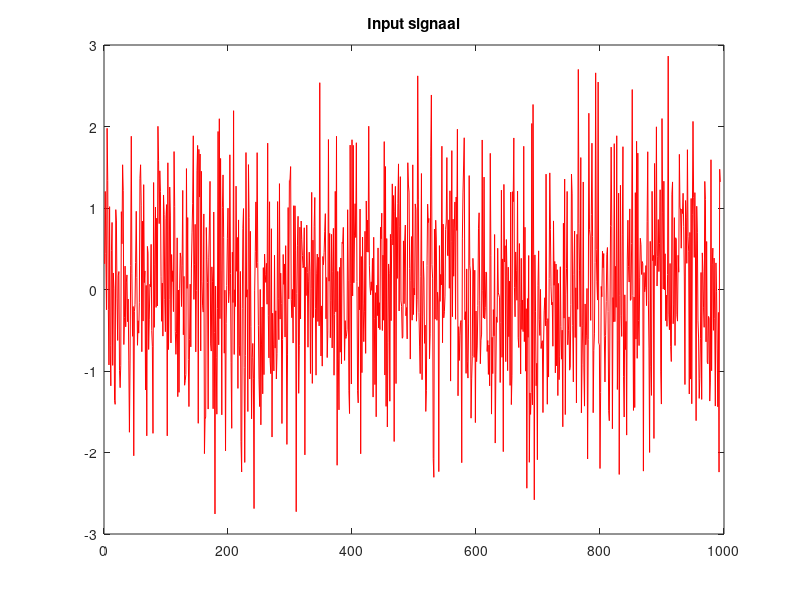

Reproduce this figure in MATLAB. (Note: this script raises an error after producing the figure.)
clear variables
close all

%%%%%%%%%%%%%%%%%%%%%%%%%%%%%%%%%%%%%%%%%%%%%%%%%%%
% Initialisatie van het probleem. (bepaal input u).
%%%%%%%%%%%%%%%%%%%%%%%%%%%%%%%%%%%%%%%%%%%%%%%%%%%
F = 20;         % Frequentie
Fs = 1000;      % Sample frequentie
T = 1/Fs;       % Sample periode
L = 1000;       % Lengte van signaal
t = (0:L-1)*T;  % Tijdsvector


% White noise
u = randn(1000,1);

% Zero input signal
% u = zeros(1000,1);

% Colored noise
% sigma_u = 0.5;
% u = randn(1000,1);
% u = sigma_u*u;
% [b_butter, a_butter] = butter(4,0.2,'high');
% u = filter(b_butter,a_butter,u);

% Sinus wave
% u = sin(2*pi*F*t');

% Step function
% u = ones(1000,1);
%u(1) = 0;

% Impulse function
% u = zeros(1000,1);
% u(1) = 1;

index = u<=3;
u = u(index);
index = u>=-3;
u = u(index);

% Plot input signal
figure();
plot(u,'r');
title('Input signaal');
hold off

%%%%%%%%%%%%%%%%%%%%%%%%%%%%%%%%%%%%%%%%%%%%%%%%%%%
% Experiment + output (y);
%%%%%%%%%%%%%%%%%%%%%%%%%%%%%%%%%%%%%%%%%%%%%%%%%%%
y = exercise2(u);
%poly = spline(u,y);

% figure()
plot(y,'r');
title('Output signaal');
%%%%%%%%%%%%%%%%%%%%%%%%%%%%%%%%%%%%%%%%%%%%%%%%%%%
% Preprocessing
%%%%%%%%%%%%%%%%%%%%%%%%%%%%%%%%%%%%%%%%%%%%%%%%%%%
% Preprocessing stap 1: Verwijderen pieken).
y1 = pkshave(y, [25,35], 1);

% Preprocessing stap 2: Laagdoorlaat filter om hoogfrequente ruis
% te elimineren.
b = ones(1,2)/2;
y2 = filtfilt(b,1,y1);

% Preprocessing stap 3: Verwijderen van trends.
y = detrend(y2);

% Preprocessing stap 4: Hoogdoorlaat filter om laagfrequente ruis 
% te elimineren.
[b,a] = butter(9,25/1000,'high');
y = filter(b,a,y);

% Bekijk de kwaliteit in mate van standaarddeviatie
arx_std = std(y)/std(u);

figure()
plot(y1,'b');
hold on
plot(y,'r');
legend('pkshave','detrend');
title('Output signaal, gedetrend en pkshaved');


%%%%%%%%%%%%%%%%%%%%%%%%%%%%%%%%%%%%%%%%%%%%%%%%%%%
% Identificeren van model
%%%%%%%%%%%%%%%%%%%%%%%%%%%%%%%%%%%%%%%%%%%%%%%%%%%
% FFT 
Y = fft(y);
P2 = abs(Y/L);
P1 = P2(1:L/2+1);
P1(2:end-1) = 2*P1(2:end-1);
f = Fs*(0:(L/2))/L;

% Plot figure
figure
plot(f,P1)
title('Single-Sided Amplitude Spectrum of X(t)')
xlabel('f (Hz)')
ylabel('|P1(f)|')
xlim([0 100]);
hold off

% % Verschillende modellen
sysarx = arx_model(u,y);
sysarmax = armax_model(u,y);
sysoe = oe_model(u,y);
sysbj = bj_model(u,y);

%%%%%%%%%%%%%%%%%%%%%%%%%%%%%%%%%%%%%%%%%%%%%%%%%%%
% Valideren van model
%%%%%%%%%%%%%%%%%%%%%%%%%%%%%%%%%%%%%%%%%%%%%%%%%%%

% Simulatie en Predictie van het model, wanneer de timehorizon 1 is, gaat
% het over een predictie, als er geen tijdshorizon is meegegeven over een
% simulatie.

opt = compareOptions('InitialCondition','e');
figure
compare([y u],sysarx,1,opt);
figure
compare([y u],sysarx, opt);
figure
compare([y u],sysarmax,1,opt);
figure
compare([y u],sysarmax, opt);
figure
compare([y u],sysoe,1,opt);
figure
compare([y u],sysoe, opt);
figure
compare([y u],sysbj,1,opt);
figure
compare([y u],sysbj, opt);

% Residual analyses
figure()
data = iddata(y,u,1);
resid(data,sysarx,'rx',sysarmax, 'gx',sysoe,'bx',sysbj, 'yx');

figure()
data2 = fft(data);
resid(data2,sysarx,'rx',sysarmax, 'gx',sysoe,'bx',sysbj, 'yx');

save real_problem;
